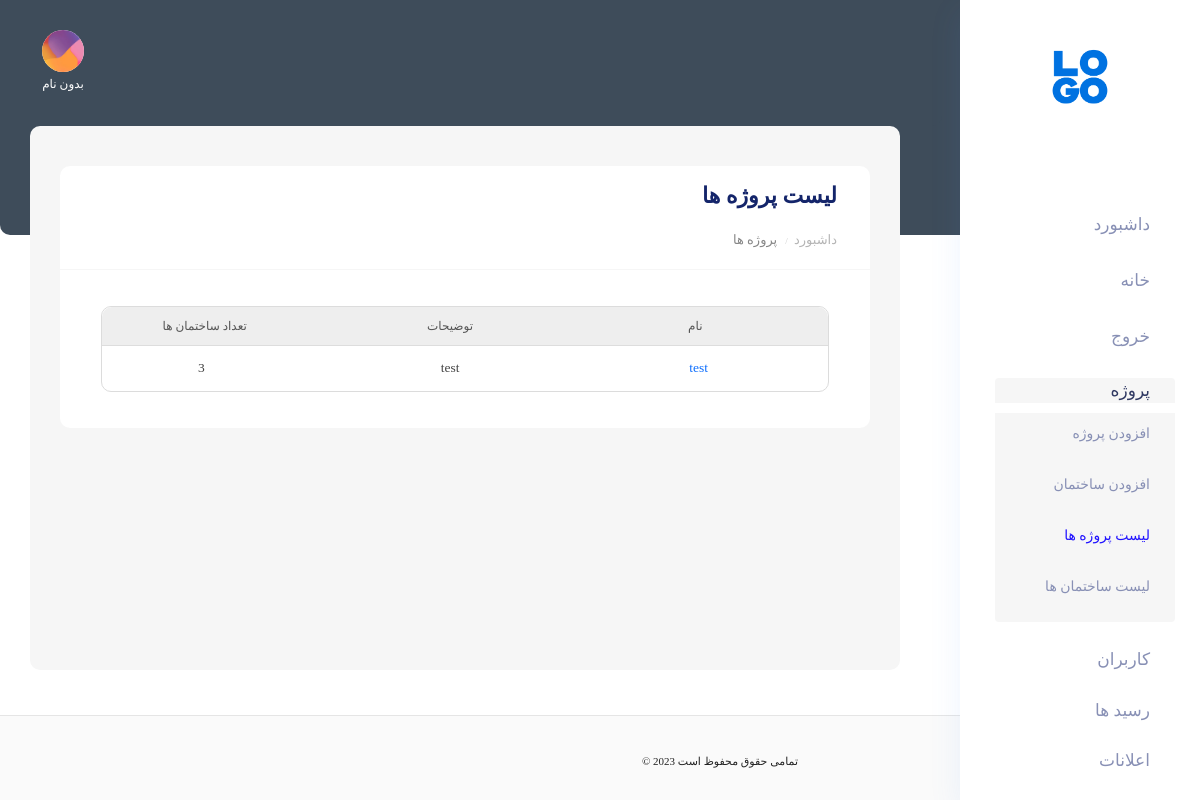
Page /u/dashboard/project/list (signed in) on the earlier database version.
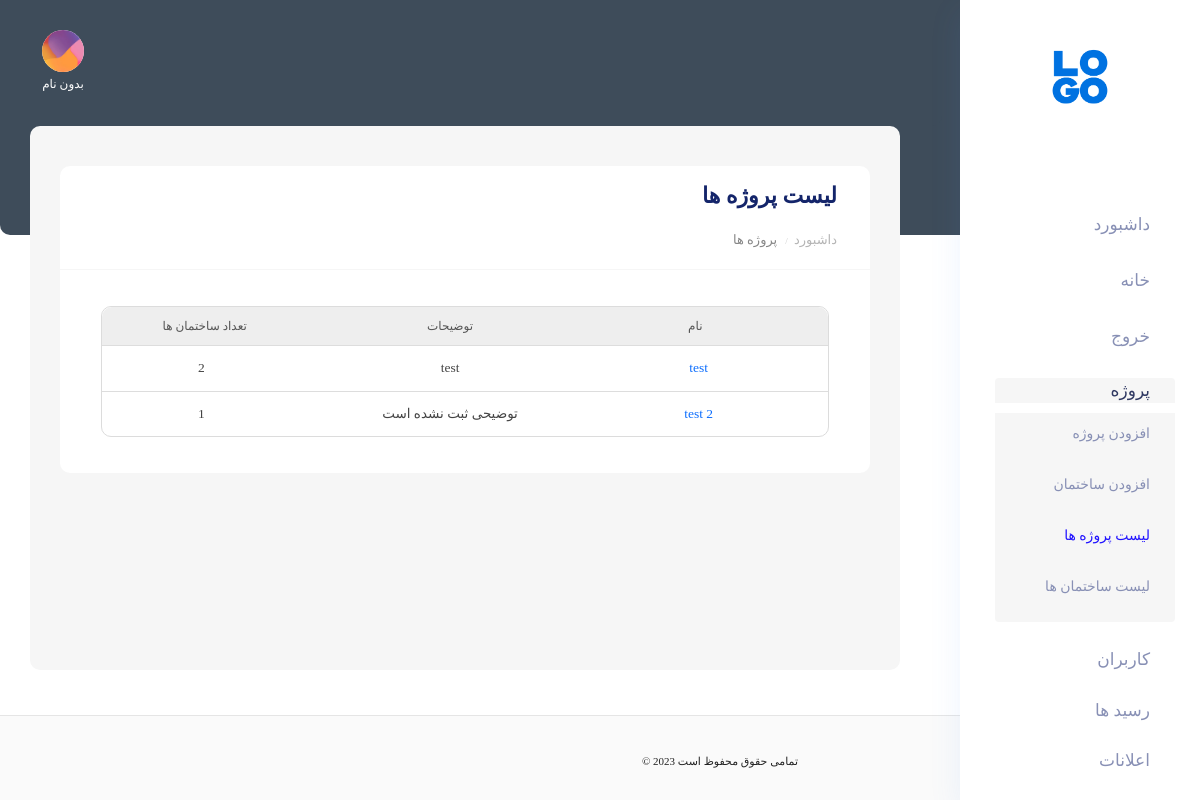
Same page on the later database version.
### receipt/models.py (models this page shows, shortened)
class Project(BaseModel):
    name = models.CharField(max_length=100)
    description = models.TextField(null=True, blank=True)
    def get_buildings(self):
        return self.building_set.all()
    def get_absolute_url(self):
        return reverse('receipt:project_dashboard_detail', args=(self.id,))

### receipt/views/dashboard.py (the view)
# urls.py: path('u/dashboard/project/list',dashboard.ProjectList.as_view(),name='project_dashboard_list'),
class ProjectList(LoginRequiredMixinCustom, View):
    template_name = 'receipt/dashboard/project/list.html'
    @admin_required_cbv()
    def get(self, request):
        projects = models.Project.objects.all()
        context = {
            'projects': projects
        }
        return render(request, self.template_name, context)

### account/models.py (called while the page is built)
    @property
    def is_admin(self):
        return True if self.role in settings.ADMIN_USER_ROLES else False

    @property
    def is_common_admin(self):
        return True if self.role in settings.COMMON_ADMIN_USER_ROLES else False

    @property
    def is_super_admin(self):
        return True if self.role in settings.SUPER_ADMIN_ROLES else False

    def get_full_name(self):
        fl = f'{self.first_name} {self.last_name}'.strip() or 'بدون نام'
        return fl

    def get_image_url(self):
        return '/static/images/dashboard/client_img.png'

### core/auth/mixins.py (called while the page is built)
    def dispatch(self, request, *args, **kwargs):
        if not request.user.is_authenticated:
            return self.handle_no_permission()
        if not request.user.is_phonenumber_confirmed:
            return redirect('account:confirm_phonenumber')
        return super().dispatch(request, *args, **kwargs)

### receipt/templates/receipt/dashboard/project/list.html (shortened to what this page needs)
{% extends 'account/dashboard/components/base/base_template.html' %}
{% block Content %}
    {% include 'account/dashboard/components/base/nav.html' %}
    <section class="main_content dashboard_part large_header_bg">
        {% include 'account/dashboard/components/base/header.html' %}
        <div class="main_content_iner">
            <div class="container-fluid p-0 ">
                <div class="col-lg-12">
                    <div class="white_card mb_30">
                        <div class="white_card_header">
                            <div class="box_header m-0">
                                <div class="main-title">
                                    <h3 class="m-0">لیست پروژه ها</h3>
                                </div>
                            </div>
                            <div class="breadcrumb">
                                <ul>
                                    <li>
                                        <a href="{% url 'account:dashboard' %}">داشبورد</a>
                                    </li>
                                    <li>
                                        <a href="">پروژه ها</a>
                                    </li>
                                </ul>
                            </div>
                        </div>
                        <div class="white_card_body">
                            <div class="card-body">
                                <div class="list-row">
                                    <div class="title-list-row">
                                        <div class="col-4">
                                            نام
                                        </div>
                                        <div class="col-4">
                                            توضیحات
                                        </div>
                                        <div class="col-4">
                                            تعداد ساختمان ها
                                        </div>
                                    </div>
                                    {% for project in projects %}
                                        <div class="detail-row">
                                            <div class="col-4">
                                                <a href="{{ project.get_absolute_url }}">
                                                    {{ project.name|truncatechars:30 }}
                                                </a>
                                            </div>
                                            <div class="col-4">
                                                {{ project.description|default:'توضیحی ثبت نشده است'|truncatechars:30 }}
                                            </div>
                                            <div class="col-4">
                                                {{ project.get_buildings.count }}
                                            </div>
                                        </div>
                                    {% empty %}
                                        <div class="container-not-found-base">
                                            <p>پروژه ای یافت نشد</p>
                                        </div>
                                    {% endfor %}
                                </div>
                            </div>
                        </div>
                    </div>
                </div>
            </div>
        </div>
        {% include 'account/dashboard/components/base/footer.html' %}
    </section>
{% endblock %}

Differences in the rows shown:
computed for Project "test": get_buildings.count "3" → "2"
added Project: name "test 2", description "توضیحی ثبت نشده است", get_buildings.count "1"
